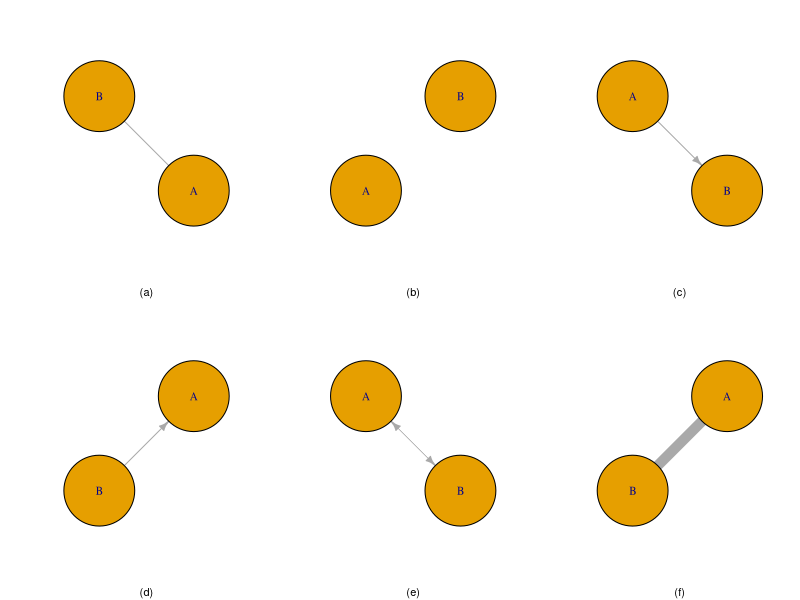
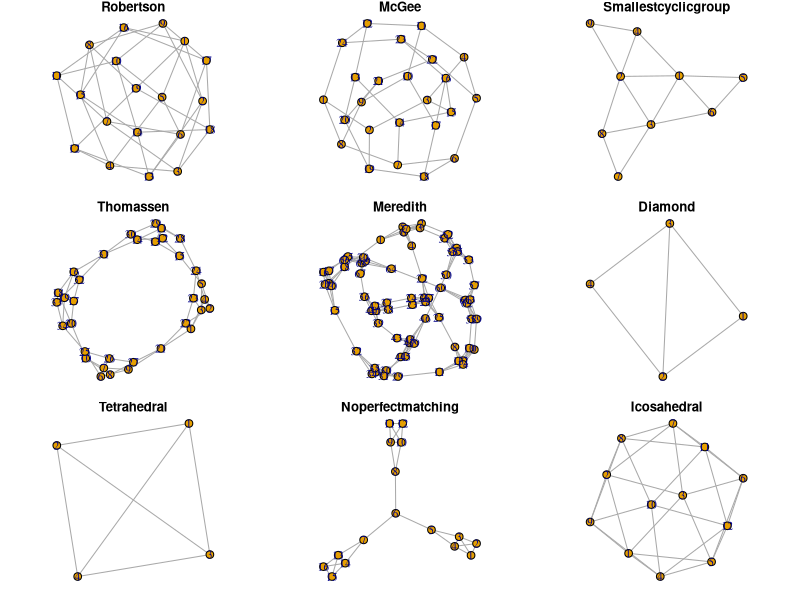

Here is the R script that generated these plots, in order: (Note: this script raises an error after producing the figures.)
## ---- chunk 1
x <- c("igraph", "tibble", "stringr", "kableExtra", "RColorBrewer", "viridis")
lapply(x, require, character.only = T, quietly = T)
## ---- chunk 2

library(grid)
library(gridExtra)
filename <- "./imgs/introductory_plots.jpg"
par(mfrow=c(2, 3))
igraph_options(vertex.size = 150, arrow.size = .1, vertex.label.font = 16)
g1 <- graph_from_literal(A--B)
g2 <- graph_from_literal(A, B)
g3 <- graph_from_literal(A-+B)
g4 <- graph_from_literal(A+-B)
g5 <- graph_from_literal(A++B)
g6 <- graph_from_literal(B--A)
plot.igraph(g1, sub = "(a)")
plot.igraph(g2, sub = "(b)")
plot.igraph(g3, sub = "(c)", edge.arrow.size = .5)
plot.igraph(g4, sub = "(d)", edge.arrow.size = .5)
plot.igraph(g5, sub = "(e)", edge.width = .5, edge.arrow.size = .5)
plot.igraph(g6, sub = "(f)", edge.width = 10)

## ---- chunk 3
par(mfrow = c(3,3), mar = c(1, 1, 1, 1))
x <- c("Bull", "Chvatal", "Coxeter", "Cubical", "Diamond", "Dodecahedral", "Folkman", "Franklin", "Frucht", "Grotzsch", "Heawood", "Herschel", "House", "HouseX", "Icosahedral", "Krackhardt kite", "Levi", "McGee", "Meredith", "Noperfectmatching", "Nonline", "Octahedral", "Petersen", "Robertson", "Smallestcyclicgroup", "Tetrahedral", "Thomassen", "Tutte", "Uniquely3colorable", "Walther", "Zachary")
notable.graphs <- sample(x, size = 9, replace = F)
sapply(notable.graphs, function(x) plot.igraph(make_graph(x), main = x, vertex.size = 10))
## ---- chunk 4
library(qgraph)
#igraph may have lesmis as resident dataset
file <- "./data/gephy/lesmiserables.gml"
g1 <- read_graph(file = file, format = "gml")
igraph_options(vertex.size = 10)
layout <- layout_with_fr(g1)
e <- get.edgelist(g1)
#l <- qgraph.layout.fruchtermanreingold(e,vcount=vcount(g1))
l <- qgraph.layout.fruchtermanreingold(e,vcount=vcount(g1), area=8*(vcount(g1)^2),repulse.rad=(vcount(g1)^3.1))
#that worked! See https://stackoverflow.com/questions/39290909/igraph-resolving-tight-overlapping-nodes
plot.igraph(g1, 
            asp = 0,
            vertex.label.cex = .35, 
            layout = l,
            axes = F)
## ---- chunk 5
data("UKfaculty")
coords <- layout_with_fr(UKfaculty, niter = 1000)

par(mfrow=c(1, 2))
par(oma=c(0,0,2,0))

plot.igraph(UKfaculty, layout = coords, main = "layout = coords #1", vertex.color = "blue")

plot.igraph(UKfaculty, layout = coords, main = "layout = coords #2", vertex.color = "red")

## ---- chunk 6

library(stringr)
a <- str_trim(unlist(str_split("add_layout_, component_wise, layout_as_star, layout_as_tree, layout_in_circle, layout_nicely, layout_on_grid, layout_on_sphere, layout_randomly, layout_with_dh, layout_with_fr, layout_with_gem, layout_with_graphopt, layout_with_kk, layout_with_lgl, layout_with_mds, layout_with_sugiyama, layout_, merge_coords, norm_coords, normalize", ",")), side = "both")
m <- matrix(a, nrow = 7, ncol = 3, byrow = T)
m %>%
  kbl(caption = "Available layouts for nodes in `igraph`.") %>%
  kable_styling()
## ---- chunk 7
# Create data
data <- matrix(sample(0:1, 100, replace=TRUE, prob=c(0.5,0.5)), nrow=10)
network <- graph_from_adjacency_matrix(data , mode='undirected', diag=F )
 
# When ploting, we can use different layouts:
par(mfrow=c(3,3), mar=c(1,1,1,1))
plot(network, layout=layout_nicely, main = "nicely")
plot(network, layout=layout_on_grid, main = "grid")
plot(network, layout=layout_with_drl, main="DrL")
plot(network, layout=layout.circle, main="circle")
plot(network, layout=layout.random, main="random")
plot(network, layout=layout.fruchterman.reingold, main="fruchterman-reingold")
plot(network, layout=layout_as_tree, main="tree")
plot(network, layout=layout_with_kk, main="kamada-kawai")
plot(network, layout=layout_with_lgl, main="large.graph.layout")
## ---- chunk 8
library(igraph)
library(qgraph)
g <- barabasi.game(355, directed=FALSE)
par(mfrow=c(1, 3), mar = c(1, 1, 1, 1))
plot(g,layout=layout_with_fr,
     vertex.size=4,
     vertex.label=NA,
     main = "layout_with_fr")
e <- get.edgelist(g)
l <- qgraph.layout.fruchtermanreingold(e,vcount=vcount(g))
plot(g,
     layout = l,
     vertex.size = 4,
     vertex.label = NA,
     main ="F-R default"
     )
l <- qgraph.layout.fruchtermanreingold(e,vcount=vcount(g),
      area=8*(vcount(g)^2),repulse.rad=(vcount(g)^3.1))
plot(g,
     layout = l,
     vertex.size = 4, 
     vertex.label = NA,
     main = "F-R modified")
## ---- chunk 9
par(mfrow=c(2,2), mar=c(2, 2, 2, 2))
# shapes
shapes <- shapes()
g1 <- make_ring(length(shapes()))
plot.igraph(g1,
            vertex.size = 50,
            vertex.shape = shapes,
            main = "shapes"
            )

# size
sizes <- seq(5, 50, length.out = 10)
g2 <- make_ring(length(sizes))
plot.igraph(g2, 
            vertex.size = sizes,
            vertex.shape = "circle",
            main = "sizes")
# color
colors <- c(NA, 1:8)
g3 <- make_ring(9)
plot.igraph(g3, 
            vertex.color = colors,
            vertex.size = 50,
            vertex.label = paste0(colors),
            layout = layout_nicely,
            main = "colors")
# labels
labels <- state.abb[1:10]
size <- seq(.1, 2, length.out = 10)
dist <- seq(.1, 3, length.out = 10)
g4 <- make_ring(10)
plot.igraph(g4, 
            vertex.label = labels,
            vertex.label.cex = size,
            vertex.label.dist = dist,
            layout = layout_nicely,
            main = "labels"
            
            )

## ---- chunk 10
par(mfrow=c(1,3), mar=c(2, 2, 3, 2))
#graph
colors <- brewer.pal(name = "Set1", n = 9)
g1 <- make_ring(9)
plot.igraph(g1, 
            vertex.color = colors,
            vertex.shape = "circle",
            vertex.label.cex = .75,
            vertex.size = 30,
            vertex.label = paste0(colors),
            vertex.label.dist = 5,
            layout = layout_nicely,
            main = "brewer\n Set1"
            )
#graph
colors <- viridis(10, option = "D")
g1 <- make_ring(length(colors), circular = T)
plot.igraph(g1, 
            vertex.color = colors,
            vertex.shape = "csquare",
            vertex.label.cex = .75,
            vertex.size = 25,
            vertex.label = paste0(colors),
            vertex.label.dist = 4,
            layout = layout_nicely,
            main = "viridis \n default"
            )
#graph
colors <- rainbow(10)
g3 <- make_ring(length(colors))
plot.igraph(g3, 
            vertex.color = colors,
            vertex.shape = "csquare",
            vertex.label.cex = .75,
            vertex.size = 25,
            vertex.label = paste0(colors),
            vertex.label.dist = 4,
            layout = layout_nicely,
            main = "base \n rainbow"
            )

## ---- chunk 11
par(mfrow=c(2,2), mar=c(2, 2, 2, 2))
# lty

edge.lty <- 1:6
edf <- tibble(from = rep("+", length(edge.lty)),
                  to = LETTERS[1:length(edge.lty)]
               )
g1 <- graph_from_data_frame(edf)
plot.igraph(g1,
            vertex.size = 25,
            edge.lty = edge.lty,
            edge.label = 1:6,
            arrow.mode = "-",
            layout = layout_as_tree,
            main = "type"
            )
#plot
width <- seq(from = .5, to = 3, length.out=6)
edf <- tibble(from = rep("+", length(width)),
                  to = LETTERS[2:sum(length(width), 1)]
               )
g2 <- graph_from_data_frame(edf)
plot.igraph(g2,
            vertex.size = 25,
            edge.lty = 1,
            edge.label = 1:length(width),
            arrow.mode = "-",
            edge.width = width,
            layout = layout_as_tree,
            main = "width"
            )
#plot
colors <- c(1:8)
edf <- tibble(from = rep("+", length(colors)),
                  to = LETTERS[2:sum(length(colors), 1)]
               )
g3 <- graph_from_data_frame(edf)
plot.igraph(g3,
            vertex.size = 25,
            edge.lty = 1,
            edge.label = 1:length(colors),
            arrow.mode = "-",
            edge.width = 1.5,
            layout = layout_as_tree,
            edge.color = colors,
            main = "colors"
            )
#plot labels
colors <- 1:8
edge.label.cex = seq(.5, 4, by = .5)
g4 <- make_ring(8, circular = TRUE)
edf <- tibble(from = rep("+", length(edge.label.cex)),
                  to = LETTERS[2:sum(length(edge.label.cex), 1)]
               )
#g4 <- graph_from_data_frame(g4)
plot.igraph(g4,
            vertex.size = 15,
            vertex.label = NA,
            edge.lty = 1,
            edge.label = colors,
            arrow.mode = NA,
            edge.width = 3,
            edge.color = colors,
            edge.label.cex = edge.label.cex,
            curved = TRUE,
            main = "labels"
            )
